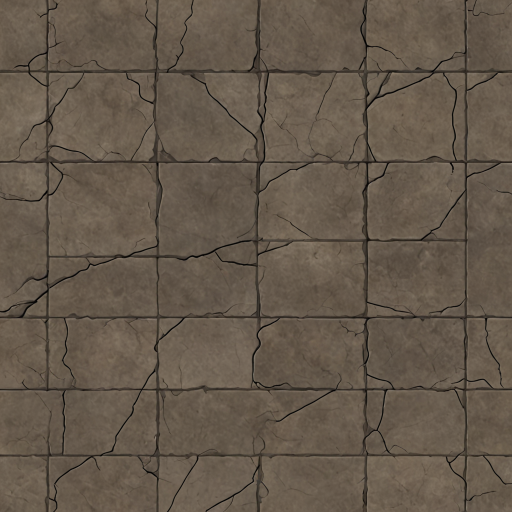
#> input picture tools/corridor-art-sources/floor.png, 1024 x 1024 px (shown at 1/2 size)
$ python compose-corridor-pieces.py
#> lines starting #> are read from the running program, lines starting #| are printed output that depends on the picture
#!/usr/bin/env python3
"""Compose the five shipped corridor floor pieces (#857) from shared source
assets in tools/corridor-art-sources/ instead of #823's "paste a patch over a
closed box" approach. Every piece's open edge is the SAME floor pixels by
construction, so two pieces joined side by side show no seam.

Canonical openings (verbatim from scripts/corridor-pieces.mjs's own doc
comment -- tests/corridor-pieces.test.mjs cross-checks this stays in sync):
  end@0 open S; mid@0 open N+S; corner@0 walls N+W, open S+E.
(Foundry rotates tiles clockwise; single = walls on all four sides.)

Sources (see tools/corridor-art-sources/):
  floor.png       ComfyUI-generated flagstone floor (1024px). The central crop
                  is made periodic (wrap-blended) so a tile's left edge
                  continues its right edge and top continues bottom: that is
                  what makes adjacent pieces' open edges seamless.
  wall-strip.png  the wall rim + sloped face band cropped from the previous
                  corridor.webp (generation could not deliver a matching strip).
                  It is mirror-tiled to the tile width with a period equal to
                  the tile size, so it also wraps seamlessly along the wall.
  rubble-fill.png the rubble pile from the previous corridor-rubble.webp.

Walls: one N-wall layer is rotated for the other sides. Where two walls meet
the strips are mitred on the 45 degree diagonal (feathered); the wall's inner
edge fades softly into the floor so it does not read as a pasted rectangle.

Usage:
    .venv/bin/python tools/compose-corridor-pieces.py [--out assets/dungeon-rooms]
"""
import argparse
from pathlib import Path

import numpy as np
from PIL import Image

SRC = Path(__file__).resolve().parent / "corridor-art-sources"

# walls per piece at rotation 0
PIECES = {
    "corridor.webp": "NESW",   # single
    "corridor-end.webp": "NEW",  # open S
    "corridor-mid.webp": "EW",   # open N+S
    "corridor-corner.webp": "NW",  # open S+E
    "corridor-rubble.webp": "NEW",  # end shape + rubble
}


def load(p):
    return np.asarray(Image.open(p).convert("RGB"), dtype=np.float32)


def make_periodic(big, n, b):
    """n x n tile from big (>= n+b square) whose edges wrap seamlessly."""
    s = big[: n + b, : n + b]
    w = (np.arange(b, dtype=np.float32) / b)
    w = (w * w * (3 - 2 * w))  # smoothstep 0->1
    # x axis
    tx = s[:, :n].copy()
    tx[:, :b] = w[None, :, None] * s[:, :b] + (1 - w[None, :, None]) * s[:, n:n + b]
    # y axis
    t = tx[:n].copy()
    t[:b] = w[:, None, None] * tx[:b] + (1 - w[:, None, None]) * tx[n:n + b]
    return t


def smooth(x):
    x = np.clip(x, 0, 1)
    return x * x * (3 - 2 * x)


def floor_tile(n, b=128, flat=8, blend=40):
    """Periodic floor crop whose outer rim is a flat, perfectly symmetric
    joint: a thin dark grout line on the tile border (two abutting tiles make
    one slab joint) over the floor's mean colour. The rim is identical on all
    four sides and constant along each side, so ANY rotation of ANY piece
    meets any neighbour's open edge continuously (rotation-safe by design),
    and the real slab detail fades in over `blend` px."""
    big = load(SRC / "floor.png")
    h, w = big.shape[:2]
    y0, x0 = (h - (n + b)) // 2, (w - (n + b)) // 2
    p = make_periodic(big[y0:y0 + n + b, x0:x0 + n + b], n, b)
    mean = p.reshape(-1, 3).mean(axis=0)
    lum = p.mean(axis=2)
    grout = p[lum <= np.percentile(lum, 6)].mean(axis=0)
    yy, xx = np.mgrid[0:n, 0:n].astype(np.float32)
    d = np.minimum(np.minimum(xx, n - 1 - xx), np.minimum(yy, n - 1 - yy))
    m = (1 - smooth((d - flat) / blend))[..., None]
    g = (1 - smooth((d - 1.0) / 3.0))[..., None]
    q = mean[None, None, :] * (1 - g) + grout[None, None, :] * g
    return p * (1 - m) + q * m


def north_layer(n, depth):
    """n x n RGB with the wall band along the top (rim at row 0)."""
    strip = load(SRC / "wall-strip.png")
    sh, sw = strip.shape[:2]
    # mirror-tile to a period of exactly n
    reps = [strip, strip[:, ::-1]]
    row = np.concatenate(reps * (n // (2 * sw) + 1), axis=1)[:, :n]
    band = np.asarray(Image.fromarray(row.astype(np.uint8)).resize((n, depth), Image.LANCZOS), dtype=np.float32)
    out = np.zeros((n, n, 3), np.float32)
    out[:depth] = band
    return out


def side_alpha(n, depth, walls, fade, miter_feather=10.0):
    yy, xx = np.mgrid[0:n, 0:n].astype(np.float32)
    d = {"N": yy, "S": n - 1 - yy, "W": xx, "E": n - 1 - xx}
    perp = {"N": "EW", "S": "EW", "E": "NS", "W": "NS"}
    alphas = {}
    for s in walls:
        a = smooth((depth - d[s]) / fade)  # soft inner edge
        for t in perp[s]:
            if t in walls:
                # diagonal mitre: this strip owns pixels nearer its own edge
                a = a * smooth((d[t] - d[s]) / miter_feather + 0.5)
        alphas[s] = a
    return alphas


ROT = {"N": 0, "W": 1, "S": 2, "E": 3}  # np.rot90 k (counter-clockwise)


def build_piece(floor, north, walls, n, depth, fade=26):
    out = floor.copy()
    # soft shadow cast by each wall onto the floor
    yy, xx = np.mgrid[0:n, 0:n].astype(np.float32)
    d = {"N": yy, "S": n - 1 - yy, "W": xx, "E": n - 1 - xx}
    shade = np.ones((n, n), np.float32)
    for s in walls:
        shade *= 1 - 0.18 * np.exp(-np.maximum(d[s] - depth, 0) / 24.0)
    out *= shade[..., None]
    alphas = side_alpha(n, depth, walls, fade)
    for s in "NEWS":
        if s not in walls:
            continue
        layer = np.rot90(north, ROT[s])
        a = alphas[s][..., None]
        out = out * (1 - a) + layer * a
    return out


def add_rubble(img, n):
    rub = Image.open(SRC / "rubble-fill.png").convert("RGB")
    pw, ph = int(n * 0.80), int(n * 0.56)
    rub = np.asarray(rub.resize((pw, ph), Image.LANCZOS), dtype=np.float32)
    cx, cy = n // 2, int(n * 0.60)
    yy, xx = np.mgrid[0:n, 0:n].astype(np.float32)
    # rounded blob mask: superellipse, feathered
    r = (np.abs((xx - cx) / (pw / 2)) ** 3 + np.abs((yy - cy) / (ph / 2)) ** 3) ** (1 / 3)
    a = smooth((1.0 - r) / 0.25)
    full = np.zeros((n, n, 3), np.float32)
    x0, y0 = cx - pw // 2, cy - ph // 2
    full[y0:y0 + ph, x0:x0 + pw] = rub
    return img * (1 - a[..., None]) + full * a[..., None]


def main():
    ap = argparse.ArgumentParser()
    ap.add_argument("--out", default="assets/dungeon-rooms")
    ap.add_argument("--size", type=int, default=512)
    ap.add_argument("--wall-depth", type=int, default=92)
    a = ap.parse_args()
    n = a.size
    floor = floor_tile(n)
#> in make_periodic, `tx[:, :b] = w[None, :, None] * s[:, :b] + (1 - w[None, :, None]) * s[:..`:
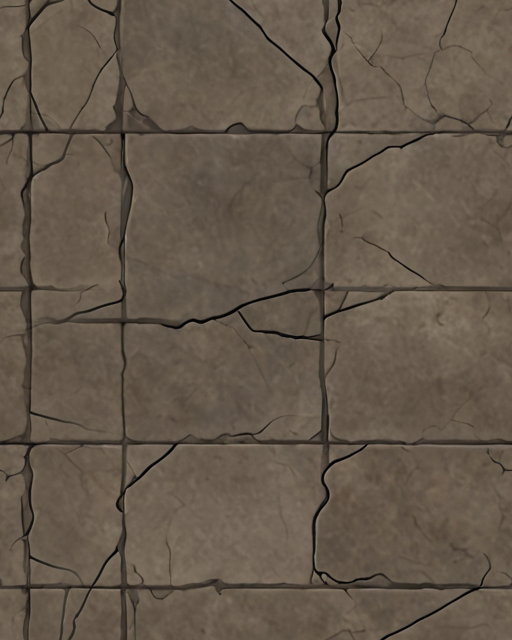
#> tx: shape (640, 512, 3) float32; mean of channels 0, 1, 2 100.5, 88.5, 75.3; drawn as R, G, B
#> in make_periodic, `t = tx[:n].copy()`:
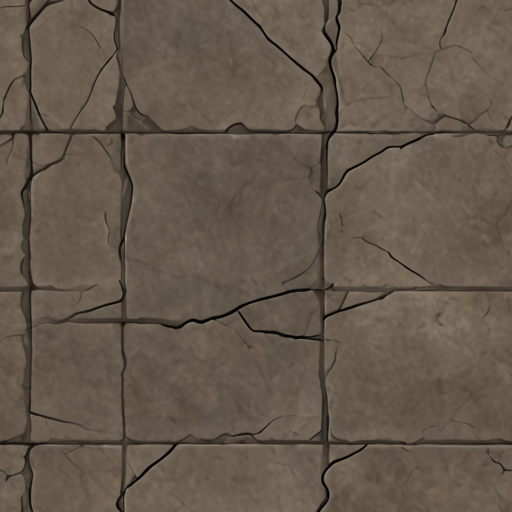
#> t: shape (512, 512, 3) float32; mean of channels 0, 1, 2 100.5, 88.5, 75.3; drawn as R, G, B
#> in floor_tile, `mean = p.reshape(-1, 3).mean(axis=0)`: mean = [100.2, 88.27, 75.08]
#> in floor_tile, `lum = p.mean(axis=2)`:
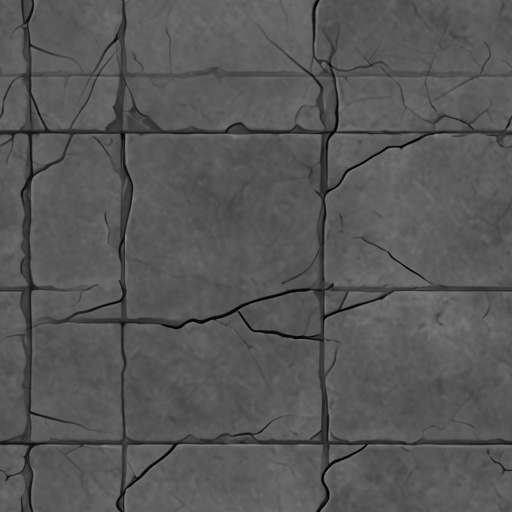
#> lum: shape (512, 512) float32; min 0, max 135.3, mean 87.9
#> in floor_tile, `grout = p[lum <= np.percentile(lum, 6)].mean(axis=0)`: grout = [51.2, 44.48, 37.14]
    north = north_layer(n, a.wall_depth)
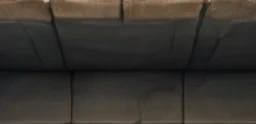
#> input picture tools/corridor-art-sources/wall-strip.png, 256 x 124 px
#> in north_layer, `row = np.concatenate(reps * (n // (2 * sw) + 1), axis=1)[:, :n]`:
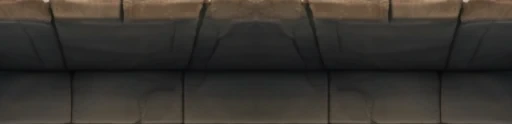
#> row: shape (124, 512, 3) float32; mean of channels 0, 1, 2 55.8, 51.8, 46.5; drawn as R, G, B
#> in north_layer, `band = np.asarray(Image.fromarray(row.astype(np.uint8)).resize((n, dep..`:
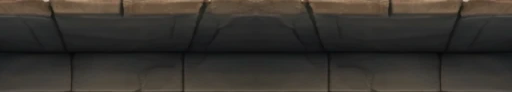
#> band: shape (92, 512, 3) float32; mean of channels 0, 1, 2 55.8, 51.8, 46.5; drawn as R, G, B
    out = Path(a.out)
    out.mkdir(parents=True, exist_ok=True)
    for name, walls in PIECES.items():
        base = add_rubble(floor, n) if name == "corridor-rubble.webp" else floor
        img = build_piece(base, north, walls, n, a.wall_depth)
#> after the loop in build_piece, `for s in "NEWS":`:
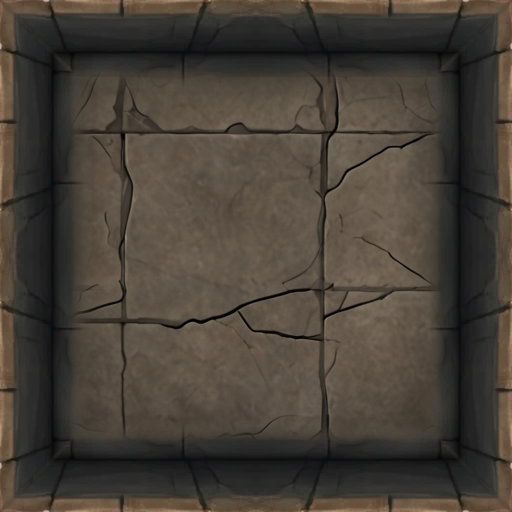
#> out: shape (512, 512, 3) float32; mean of channels 0, 1, 2 72.3, 64.9, 56.4; drawn as R, G, B
        Image.fromarray(np.clip(img, 0, 255).astype(np.uint8)).save(out / name, "WEBP", quality=92)
        print(f"-> {out / name}")


if __name__ == "__main__":
    main()
